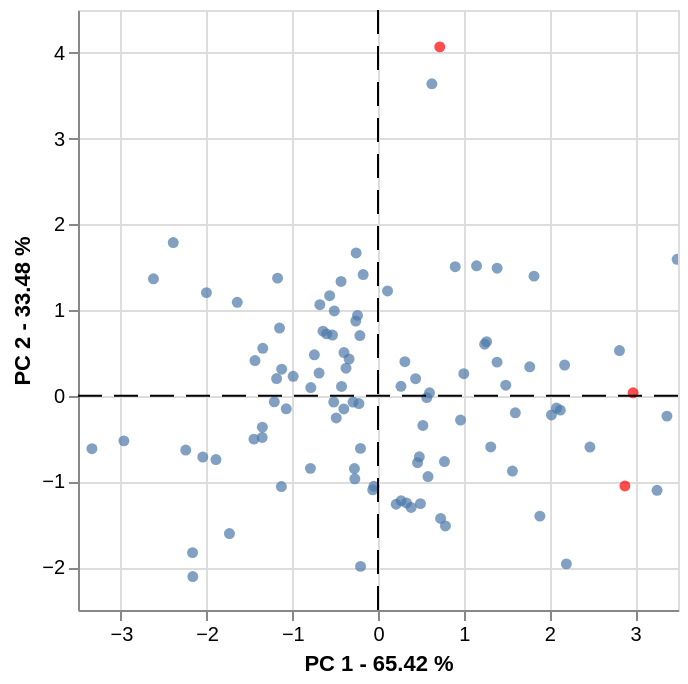

Write notebook code for a chart like this one.
### Code cell
model.biplot(1, 2)

### Figure 1 — Vega-Lite specification as saved in the notebook (floating-point values rounded to 4 significant figures)
{"config": {"view": {"continuousWidth": 300, "continuousHeight": 300}}, "layer": [{"data": {"name": "data-d4bd73e0d99041e866c473b753bef92c"}, "mark": {"type": "circle"}, "encoding": {"tooltip": [{"field": "index", "type": "quantitative"}, {"field": "PC_1", "type": "quantitative"}, {"field": "PC_2", "type": "quantitative"}], "x": {"field": "PC_1", "title": "PC 1 - 65.42 %", "type": "quantitative"}, "y": {"field": "PC_2", "title": "PC 2 - 33.48 %", "type": "quantitative"}}, "name": "view_b4fe0956b5711a82_0"}, {"data": {"name": "data-844cb1627c3a9f277103335fe862e9b4"}, "mark": {"type": "circle", "color": "red"}, "encoding": {"tooltip": [{"field": "variable", "type": "nominal"}, {"field": "PC_1", "type": "quantitative"}, {"field": "PC_2", "type": "quantitative"}], "x": {"field": "PC_1", "type": "quantitative"}, "y": {"field": "PC_2", "type": "quantitative"}}}, {"data": {"name": "data-d285a7403ed98ae579761d64a864032b"}, "mark": {"type": "rule", "strokeDash": [12, 6]}, "encoding": {"x": {"field": "x", "type": "quantitative"}}}, {"data": {"name": "data-a0a55d106695e8d630baff0f16eee66d"}, "mark": {"type": "rule", "strokeDash": [12, 6]}, "encoding": {"y": {"field": "y", "type": "quantitative"}}}], "params": [{"name": "param_1e9efca18e7a2868", "select": {"type": "interval", "encodings": ["x", "y"]}, "bind": "scales", "views": ["view_b4fe0956b5711a82_0"]}], "$schema": "https://vega.github.io/schema/vega-lite/v6.4.1.json", "datasets": {"data-d4bd73e0d99041e866c473b753bef92c": [{"index": 0, "PC_1": -1.149, "PC_2": 0.789, "PC_3": -0.1284}, {"index": 1, "PC_1": -0.6786, "PC_2": 1.062, "PC_3": 0.08927}, {"index": 2, "PC_1": 0.2118, "PC_2": -1.266, "PC_3": 0.003281}, {"index": 3, "PC_1": -0.6874, "PC_2": 0.2648, "PC_3": 0.03688}, {"index": 4, "PC_1": 2.472, "PC_2": -0.5991, "PC_3": 0.06047}, {"index": 5, "PC_1": 3.255, "PC_2": -1.103, "PC_3": -0.1007}, {"index": 6, "PC_1": -0.2911, "PC_2": -0.07398, "PC_3": -0.1134}, {"index": 7, "PC_1": 3.371, "PC_2": -0.238, "PC_3": 0.1862}, {"index": 8, "PC_1": -0.2036, "PC_2": -1.991, "PC_3": -0.207}, {"index": 9, "PC_1": 0.6282, "PC_2": 3.638, "PC_3": -0.3859}, {"index": 10, "PC_1": 2.127, "PC_2": -0.1681, "PC_3": 0.1794}, {"index": 11, "PC_1": 0.2694, "PC_2": -1.226, "PC_3": -0.1266}, {"index": 12, "PC_1": 1.389, "PC_2": 0.3917, "PC_3": 0.1664}, {"index": 13, "PC_1": -2.964, "PC_2": -0.5267, "PC_3": 0.04413}, {"index": 14, "PC_1": 0.482, "PC_2": -0.7128, "PC_3": -0.1292}, {"index": 15, "PC_1": -1.349, "PC_2": -0.3674, "PC_3": 0.03756}, {"index": 16, "PC_1": -0.04814, "PC_2": -1.056, "PC_3": -0.1146}, {"index": 17, "PC_1": 0.1112, "PC_2": 1.222, "PC_3": -0.2477}, {"index": 18, "PC_1": -0.7841, "PC_2": 0.09514, "PC_3": 0.06681}, {"index": 19, "PC_1": 2.817, "PC_2": 0.5268, "PC_3": -0.1371}, {"index": 20, "PC_1": 0.495, "PC_2": -1.259, "PC_3": -0.1511}, {"index": 21, "PC_1": -0.9897, "PC_2": 0.2262, "PC_3": 0.1713}, {"index": 22, "PC_1": 0.5698, "PC_2": -0.02223, "PC_3": 0.08056}, {"index": 23, "PC_1": 0.7754, "PC_2": -0.7678, "PC_3": -0.3569}, {"index": 24, "PC_1": 2.177, "PC_2": 0.3572, "PC_3": 0.1055}, {"index": 25, "PC_1": -0.2393, "PC_2": 0.9372, "PC_3": 0.05383}, {"index": 26, "PC_1": -2.16, "PC_2": -2.11, "PC_3": 0.3071}, {"index": 27, "PC_1": -1.123, "PC_2": 0.3097, "PC_3": 0.1818}, {"index": 28, "PC_1": -0.5099, "PC_2": 0.9892, "PC_3": -0.02969}, {"index": 29, "PC_1": 0.4614, "PC_2": -0.7818, "PC_3": 0.08122}, {"index": 30, "PC_1": -0.2706, "PC_2": -0.9689, "PC_3": 0.3254}, {"index": 31, "PC_1": -2.163, "PC_2": -1.831, "PC_3": -0.07116}, {"index": 32, "PC_1": -0.3373, "PC_2": 0.4274, "PC_3": 0.152}, {"index": 33, "PC_1": -2.389, "PC_2": 1.787, "PC_3": 0.05488}, {"index": 34, "PC_1": 0.3322, "PC_2": -1.251, "PC_3": -0.1762}, {"index": 35, "PC_1": -0.4871, "PC_2": -0.2596, "PC_3": -0.1699}, {"index": 36, "PC_1": -0.5988, "PC_2": 0.7216, "PC_3": 0.1275}, {"index": 37, "PC_1": 0.3141, "PC_2": 0.3967, "PC_3": 0.68}, {"index": 38, "PC_1": -0.2111, "PC_2": 0.7014, "PC_3": -0.158}, {"index": 39, "PC_1": 3.49, "PC_2": 1.591, "PC_3": 0.04685}, {"index": 40, "PC_1": -0.7882, "PC_2": -0.8475, "PC_3": 0.05316}, {"index": 41, "PC_1": -1.642, "PC_2": 1.089, "PC_3": 0.03435}, {"index": 42, "PC_1": -1.127, "PC_2": -1.059, "PC_3": 0.02048}, {"index": 43, "PC_1": -0.7422, "PC_2": 0.4779, "PC_3": -0.1556}, {"index": 44, "PC_1": -2.001, "PC_2": 1.203, "PC_3": 0.03017}, {"index": 45, "PC_1": 0.5236, "PC_2": -0.3474, "PC_3": -0.1}, {"index": 46, "PC_1": 0.7868, "PC_2": -1.519, "PC_3": -0.001518}, {"index": 47, "PC_1": -0.2752, "PC_2": -0.8503, "PC_3": 0.1605}, {"index": 48, "PC_1": -0.5641, "PC_2": 1.166, "PC_3": 0.01088}, {"index": 49, "PC_1": -0.2045, "PC_2": -0.6144, "PC_3": -0.04801}, {"index": 50, "PC_1": -2.62, "PC_2": 1.364, "PC_3": 0.2668}, {"index": 51, "PC_1": 1.889, "PC_2": -1.405, "PC_3": -0.06421}, {"index": 52, "PC_1": 1.001, "PC_2": 0.257, "PC_3": 0.3349}, {"index": 53, "PC_1": 0.4389, "PC_2": 0.199, "PC_3": -0.2124}, {"index": 54, "PC_1": -0.1732, "PC_2": 1.414, "PC_3": 0.2192}, {"index": 55, "PC_1": -3.337, "PC_2": -0.6176, "PC_3": -0.009025}, {"index": 56, "PC_1": 2.083, "PC_2": -0.1438, "PC_3": 0.4129}, {"index": 57, "PC_1": -1.07, "PC_2": -0.1524, "PC_3": -0.01621}, {"index": 58, "PC_1": -1.89, "PC_2": -0.7448, "PC_3": 0.05046}, {"index": 59, "PC_1": 1.568, "PC_2": -0.879, "PC_3": 0.01953}, {"index": 60, "PC_1": -0.5308, "PC_2": 0.7075, "PC_3": 0.1448}, {"index": 61, "PC_1": 1.39, "PC_2": 1.488, "PC_3": 0.0304}, {"index": 62, "PC_1": -0.2224, "PC_2": -0.09154, "PC_3": -0.1092}, {"index": 63, "PC_1": -0.3967, "PC_2": 0.5032, "PC_3": -0.1515}, {"index": 64, "PC_1": -0.3984, "PC_2": -0.1539, "PC_3": -0.409}, {"index": 65, "PC_1": 0.901, "PC_2": 1.505, "PC_3": -0.2932}, {"index": 66, "PC_1": -1.435, "PC_2": 0.4097, "PC_3": -0.2539}, {"index": 67, "PC_1": -0.5165, "PC_2": -0.07405, "PC_3": -0.2601}, {"index": 68, "PC_1": 0.3869, "PC_2": -1.303, "PC_3": -0.0154}, {"index": 69, "PC_1": 0.5835, "PC_2": -0.9427, "PC_3": -0.1917}, {"index": 70, "PC_1": 1.267, "PC_2": 0.6303, "PC_3": -0.1274}, {"index": 71, "PC_1": 0.7308, "PC_2": -1.432, "PC_3": -0.1305}, {"index": 72, "PC_1": 1.82, "PC_2": 1.395, "PC_3": -0.08235}, {"index": 73, "PC_1": -0.3731, "PC_2": 0.3209, "PC_3": 0.1688}, {"index": 74, "PC_1": 2.023, "PC_2": -0.2239, "PC_3": 0.07467}, {"index": 75, "PC_1": -0.4255, "PC_2": 0.1076, "PC_3": -0.2323}, {"index": 76, "PC_1": -1.351, "PC_2": -0.4871, "PC_3": -0.09515}, {"index": 77, "PC_1": -0.6415, "PC_2": 0.7533, "PC_3": 0.1002}, {"index": 78, "PC_1": 1.315, "PC_2": -0.5972, "PC_3": 0.02195}, {"index": 79, "PC_1": -1.21, "PC_2": -0.07052, "PC_3": -0.1858}, {"index": 80, "PC_1": -2.044, "PC_2": -0.715, "PC_3": 0.3287}, {"index": 81, "PC_1": 2.198, "PC_2": -1.962, "PC_3": 0.1875}, {"index": 82, "PC_1": -2.243, "PC_2": -0.6335, "PC_3": 0.01644}, {"index": 83, "PC_1": -0.06136, "PC_2": -1.097, "PC_3": -0.2983}, {"index": 84, "PC_1": -0.2549, "PC_2": 1.665, "PC_3": 0.02344}, {"index": 85, "PC_1": -1.183, "PC_2": 0.1997, "PC_3": -0.005618}, {"index": 86, "PC_1": 0.6012, "PC_2": 0.03404, "PC_3": 0.1768}, {"index": 87, "PC_1": -1.344, "PC_2": 0.5535, "PC_3": -0.03745}, {"index": 88, "PC_1": 0.2681, "PC_2": 0.1099, "PC_3": -0.05252}, {"index": 89, "PC_1": -1.447, "PC_2": -0.5064, "PC_3": -0.07753}, {"index": 90, "PC_1": 1.244, "PC_2": 0.6011, "PC_3": -0.2265}, {"index": 91, "PC_1": -0.2599, "PC_2": 0.8709, "PC_3": -0.1494}, {"index": 92, "PC_1": -0.4312, "PC_2": 1.334, "PC_3": 0.3078}, {"index": 93, "PC_1": 0.963, "PC_2": -0.2835, "PC_3": -0.02399}, {"index": 94, "PC_1": 1.77, "PC_2": 0.3376, "PC_3": 0.3256}, {"index": 95, "PC_1": 1.602, "PC_2": -0.1993, "PC_3": 0.1071}, {"index": 96, "PC_1": 1.15, "PC_2": 1.515, "PC_3": -0.1892}, {"index": 97, "PC_1": -1.733, "PC_2": -1.608, "PC_3": -0.03873}, {"index": 98, "PC_1": -1.172, "PC_2": 1.372, "PC_3": 0.1229}, {"index": 99, "PC_1": 1.491, "PC_2": 0.1221, "PC_3": 0.05865}], "data-844cb1627c3a9f277103335fe862e9b4": [{"variable": "F1", "PC_1": 2.881, "PC_2": -1.053, "PC_3": -2.875}, {"variable": "F2", "PC_1": 0.7205, "PC_2": 4.07, "PC_3": -0.7689}, {"variable": "F123", "PC_1": 2.976, "PC_2": 0.03407, "PC_3": 2.969}], "data-d285a7403ed98ae579761d64a864032b": [{"x": 0}], "data-a0a55d106695e8d630baff0f16eee66d": [{"y": 0}]}}
